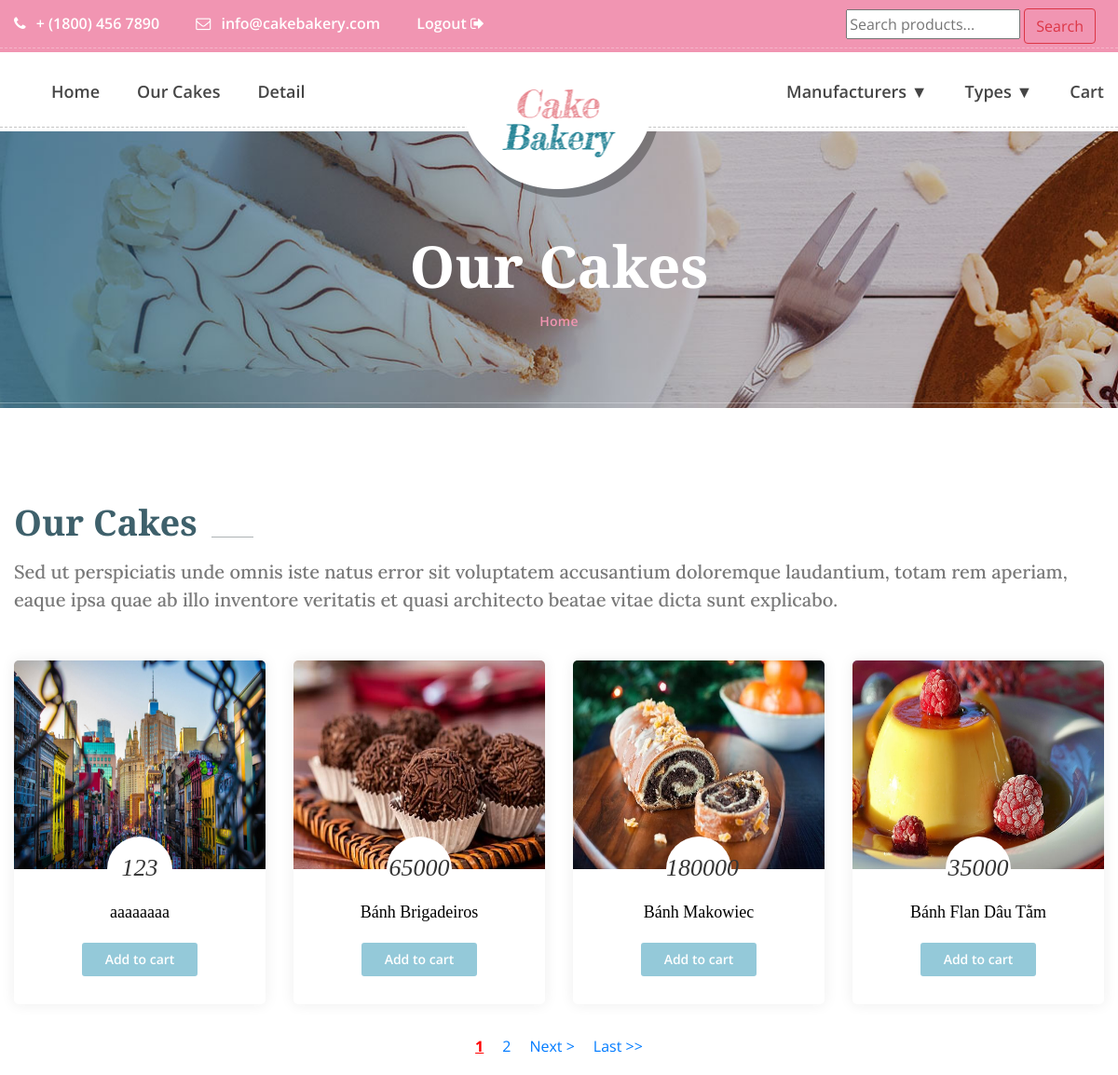
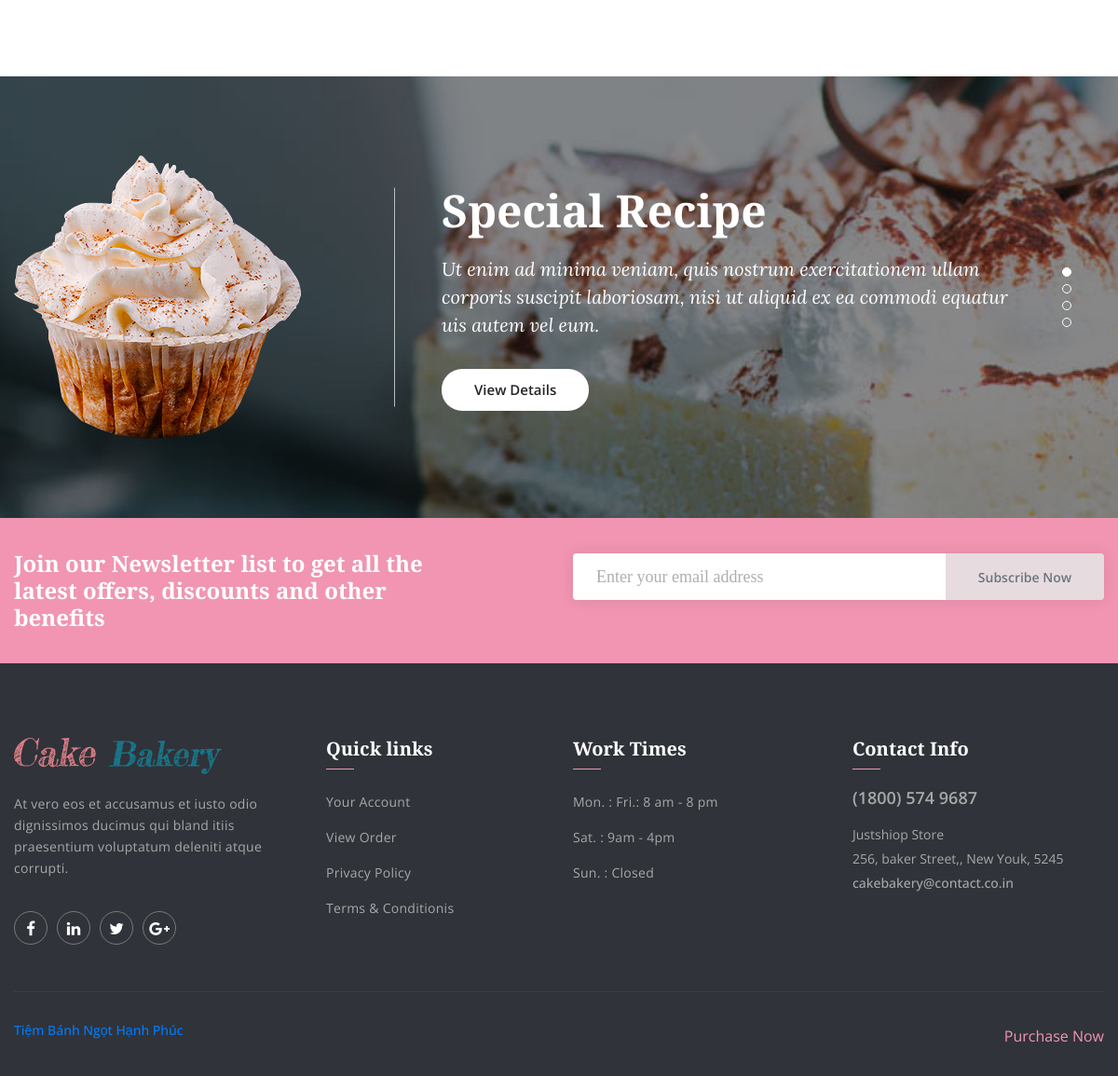
The app's page /public/cake.php with its own data (2 pictures, top to bottom).
### tables this page shows
CREATE TABLE IF NOT EXISTS `products` (
  `id` int(11) NOT NULL AUTO_INCREMENT,
  `name` varchar(100) NOT NULL,
  `manu_id` int(11) NOT NULL,
  `type_id` int(11) NOT NULL,
  `price` int(11) NOT NULL,
  `pro_image` varchar(150) NOT NULL,
  `description` text NOT NULL,
  `feature` tinyint(4) NOT NULL,
  `created_at` timestamp NOT NULL DEFAULT CURRENT_TIMESTAMP ON UPDATE CURRENT_TIMESTAMP,
  `receipt` int(11) NOT NULL,
  PRIMARY KEY (`id`)
);

### public/models/protype.php (called while the page is built, shortened)
<?php
class Protype extends Db
{
    static function getAllProtypes()
    {
        $sql = self::$connection->prepare("SELECT * FROM protypes");
        $sql->execute();
        $items = $sql->get_result()->fetch_all(MYSQLI_ASSOC);
        return $items;
    }
}

### public/cake.php (the view, shortened to what this page needs)
<?php
require_once "navbar_header.php";
?>
<section class="banner_area">
    <div class="container">
        <div class="banner_text">
            <h3>Our Cakes</h3>
            <ul>
                <li><a href="index.php">Home</a></li>
            </ul>
        </div>
    </div>
</section>
<section class="our_cakes_area p_100">
    <div class="container">
        <div class="main_title">
            <h2>Our Cakes</h2>
            <h5>Sed ut perspiciatis unde omnis iste natus error sit voluptatem accusantium doloremque laudantium,
                totam rem aperiam, eaque ipsa quae ab illo inventore veritatis et quasi architecto beatae vitae
                dicta sunt explicabo.</h5>
        </div>
        <div class="cake_feature_row row">
        <?php
                $page = 1;
                $resultsPerPage = 4;
                $list_of_products = Product::getAllProducts_andCreatePagination($page, $resultsPerPage);
                $totalResults = count(Product::getAllProducts());
                foreach($list_of_products as $key => $value) {
            ?>
            <div class="col-lg-3 col-md-4 col-6">
                <div class="cake_feature_item">
                    <div class="cake_img">
                        <img src="img/cake-feature/<?php echo $value['pro_image'];?>" alt="" width="270px" height="224px">
                    </div>
                    <div class="cake_text">
                        <h4><?php echo $value['price'];?></h4>
                        <h3><a href="product-details.php?id=<?php echo $value['id']; ?>"><?php echo $value['name']; ?></a></h3>
                        <a class="pest_btn" href="add-cart.php?id=<?php echo $value['id'];?>">Add to cart</a>
                    </div>
                </div>
            </div>
            <?php }?>
        </div>
    </div>
    <div style="text-align:center;">
    <?php
    $paginate = Product::paginate("cake.php?", $page, $totalResults, $resultsPerPage, 1);
    echo $paginate;
    ?>
</div>
</section>
<section class="special_recipe_area">
    <div class="container">
        <div class="special_recipe_slider owl-carousel">
            <div class="item">
                <div class="media">
                    <div class="d-flex">
                        <img src="img/recipe/recipe-1.png" alt="">
                    </div>
                    <div class="media-body">
                        <h4>Special Recipe</h4>
                        <p>Ut enim ad minima veniam, quis nostrum exercitationem ullam corporis suscipit laboriosam,
                            nisi ut aliquid ex ea commodi equatur uis autem vel eum.</p>
                        <a class="w_view_btn" href="#">View Details</a>
                    </div>
                </div>
            </div>
        </div>
    </div>
</section>
<?php require_once 'contact.php'?>

### public/navbar_header.php (shortened to what this page needs)
<?php
require_once "./models/db.php";
require_once "./models/product.php";
require_once "./models/protype.php";
?>
<!DOCTYPE html>
<html lang="en">
<head>
    <link href="css/font-awesome.min.css" rel="stylesheet">
    <link href="vendors/linearicons/style.css" rel="stylesheet">
    <link href="vendors/flat-icon/flaticon.css" rel="stylesheet">
    <link href="css/bootstrap.min.css" rel="stylesheet">
    <link href="vendors/revolution/css/settings.css" rel="stylesheet">
    <link href="vendors/revolution/css/layers.css" rel="stylesheet">
    <link href="vendors/revolution/css/navigation.css" rel="stylesheet">
    <link href="vendors/animate-css/animate.css" rel="stylesheet">
    <link href="vendors/owl-carousel/owl.carousel.min.css" rel="stylesheet">
    <link href="vendors/magnifc-popup/magnific-popup.css" rel="stylesheet">
    <link href="css/style.css" rel="stylesheet">
    <link href="css/responsive.css" rel="stylesheet">
</head>
<body>
    <header class="main_header_area">
        <div class="top_header_area row m0">
            <div class="container">
                <div class="float-left">
                    <a href="tell:+18004567890"><i class="fa fa-phone" aria-hidden="true"></i> + (1800) 456 7890</a>
                    <a href="mainto:info@cakebakery.com"><i class="fa fa-envelope-o" aria-hidden="true"></i>
                        info@cakebakery.com</a>
                    <a href="./login/remove_sessionLogin.php" id="logout">
                       Logout <i class="fa fa-sign-out" aria-hidden="true"></i>
                    </a>
                </div>
                <div class="sreach float-right">
                    <form action="./cake.php" method="get" style="float:right!important;margin:9px;">
                        <input type="text" name="keyword" placeholder="Search products...">
                        <input type="submit" name="submit" value="Search" class="btn btn-outline-danger">
                    </form>
                </div>
            </div>
        </div>
        <div class="main_menu_area">
            <div class="container">
                <nav class="navbar navbar-expand-lg navbar-light bg-light">
                    <a class="navbar-brand" href="index.php">
                        <img src="img/logo.png" alt="">
                    </a>
                    <div class="collapse navbar-collapse" id="navbarSupportedContent">
                        <ul class="navbar-nav mr-auto">
                            <li class="dropdown submenu active">
                            <li><a href="index.php">Home</a></li>
                            </li>
                            <li><a href="cake.php">Our Cakes</a></li>
                            <li><a href="product-details.php">Detail</a></li>
                        </ul>
                        <ul class="navbar-nav justify-content-end">
                            <li class="dropdown submenu">
                                <a data-toggle="dropdown" data-hover="dropdown" class="dropdown-toggle" href="#">Manufacturers &#9660;</a>
                            </li>
                            <li class="dropdown submenu">
                                <a data-toggle="dropdown" data-hover="dropdown" class="dropdown-toggle" href="#">Types &#9660;</a>
                                    <?php
                                    $list_of_protypes = Protype::getAllProtypes();
                                    ?>
                            </li>
                            <li class="dropdown submenu">
                                <a href="cart.php">Cart</a>
                            </li>
                        </ul>
                    </div>
                </nav>
            </div>
        </div>
    </header>

### public/models/product.php (shortened to what this page needs)
<?php
class Product extends Db
{
    static function getAllProducts()
    {
        $sql = self::$connection->prepare("SELECT * FROM products order by id desc");
        $sql->execute();
        $items = $sql->get_result()->fetch_all(MYSQLI_ASSOC);
        return $items;
    }
    static function getAllProducts_andCreatePagination($page, $resultsPerPage)
    {
        $firstLink = ($page - 1) * $resultsPerPage;
        $sql = self::$connection->prepare("SELECT * FROM products order by created_at desc LIMIT $firstLink, $resultsPerPage");
        $sql->execute();
        $items = $sql->get_result()->fetch_all(MYSQLI_ASSOC);
        return $items;
    }
    static function paginate($url, $page, $totalResults, $resultsPerPage, $offset)
    {
        $totalLinks = ceil($totalResults / $resultsPerPage);
        $links = "";
        $from = $page - $offset;
        $to = $page + $offset;
        if ($from <= 0) {
            $from = 1;
            $to = $offset * 2;
        }
        $firstLink = "";
        $lastLink = "";
        $prevLink = "";
        $nextLink = "";
        if ($page < $totalLinks) {
            $next = $page + 1;
            $nextLink = "<a style=\"padding:10px;\" href='$url" . "page=$next'>Next ></a>";
            $lastLink = "<a style=\"padding:10px;\" href='$url" . "page=$totalLinks'>Last >></a>";
        }
        for ($i = $from; $i <= $to; $i++) {
            if ($page == $i) {
                $links = $links . "<a style=\"padding:10px;text-decoration:underline;color:red;font-weight:bold;\" href='$url" . "page=$i'>$i</a>";
            } else {
                $links = $links . "<a style=\"padding:10px;\" href='$url" . "page=$i'>$i</a>";
            }
        }
        return $firstLink . $prevLink . $links . $nextLink . $lastLink;
    }
}

### public/contact.php (shortened to what this page needs)
   <section class="newsletter_area">
        <div class="container">
            <div class="row newsletter_inner">
                <div class="col-lg-6">
                    <div class="news_left_text">
                        <h4>Join our Newsletter list to get all the latest offers, discounts and other benefits</h4>
                    </div>
                </div>
                <div class="col-lg-6">
                    <div class="newsletter_form">
                        <div class="input-group">
                            <input type="text" class="form-control" placeholder="Enter your email address">
                            <div class="input-group-append">
                                <button class="btn btn-outline-secondary" type="button">Subscribe Now</button>
                            </div>
                        </div>
                    </div>
                </div>
            </div>
        </div>
    </section>
    <footer class="footer_area">
        <div class="footer_widgets">
            <div class="container">
                <div class="row footer_wd_inner">
                    <div class="col-lg-3 col-6">
                        <aside class="f_widget f_about_widget">
                            <img src="img/footer-logo.png" alt="">
                            <p>At vero eos et accusamus et iusto odio dignissimos ducimus qui bland itiis praesentium
                                voluptatum deleniti atque corrupti.</p>
                            <ul class="nav">
                                <li><a href="#"><i class="fa fa-facebook"></i></a></li>
                                <li><a href="#"><i class="fa fa-linkedin"></i></a></li>
                                <li><a href="#"><i class="fa fa-twitter"></i></a></li>
                                <li><a href="#"><i class="fa fa-google-plus"></i></a></li>
                            </ul>
                        </aside>
                    </div>
                    <div class="col-lg-3 col-6">
                        <aside class="f_widget f_link_widget">
                            <div class="f_title">
                                <h3>Quick links</h3>
                            </div>
                            <ul class="list_style">
                                <li><a href="#">Your Account</a></li>
                                <li><a href="#">View Order</a></li>
                                <li><a href="#">Privacy Policy</a></li>
                                <li><a href="#">Terms & Conditionis</a></li>
                            </ul>
                        </aside>
                    </div>
                    <div class="col-lg-3 col-6">
                        <aside class="f_widget f_link_widget">
                            <div class="f_title">
                                <h3>Work Times</h3>
                            </div>
                            <ul class="list_style">
                                <li><a href="#">Mon. : Fri.: 8 am - 8 pm</a></li>
                                <li><a href="#">Sat. : 9am - 4pm</a></li>
                                <li><a href="#">Sun. : Closed</a></li>
                            </ul>
                        </aside>
                    </div>
                    <div class="col-lg-3 col-6">
                        <aside class="f_widget f_contact_widget">
                            <div class="f_title">
                                <h3>Contact Info</h3>
                            </div>
                            <h4>(1800) 574 9687</h4>
                            <p>Justshiop Store <br />256, baker Street,, New Youk, 5245</p>
                            <h5>cakebakery@contact.co.in</h5>
                        </aside>
                    </div>
                </div>
            </div>
        </div>
        <div class="footer_copyright">
            <div class="container">
                <div class="copyright_inner">
                    <div class="float-left">
                        <h5><a target="_blank" href="http://localhost/TiemBanhNgot/public/">Tiệm Bánh Ngọt Hạnh Phúc</a></h5>
                    </div>
                    <div class="float-right">
                        <a href="#">Purchase Now</a>
                    </div>
                </div>
            </div>
        </div>
    </footer>
</body>
</html>

### public/navbar_header.php (style rules this page uses)
.cake_text h3>a { color: #000; transition: 0.6s; }

### records on screen
products: pro_image (picture), price "123", name "aaaaaaaa"
products: pro_image (picture), price "65000", name "Bánh Brigadeiros"
products: pro_image (picture), price "180000", name "Bánh Makowiec"
products: pro_image (picture), price "35000", name "Bánh Flan Dâu Tằm"
